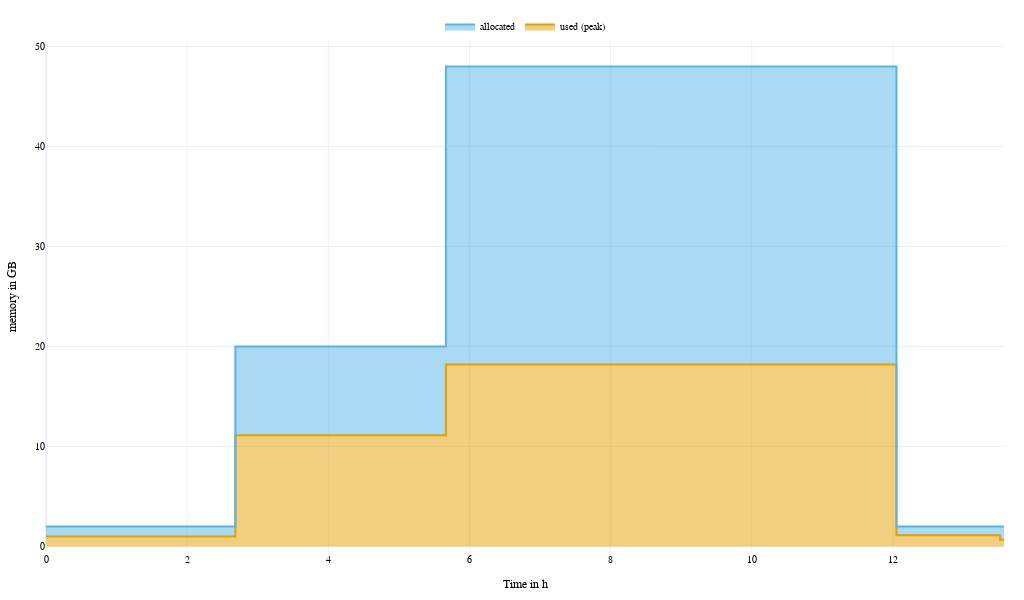

The notebook cell saved with this chart:
### Code cell
figure_aoc_memory_v4 = go.Figure()

figure_aoc_memory_v4.add_trace(
    go.Scatter(
        x=pd.concat([pd.Series([0]), df_memory_v04["time"].dt.total_seconds() / 60 / 60]),
        y=pd.concat([pd.Series([df_memory_v04["used"][0]]), df_memory_v04["used"]]),
        fill="tozeroy",
        line_color=CUD_COLORS[0],
        #fillcolor=CUD_COLORS[0],
        line_shape="vh",
        mode="lines",
        name="used (peak)",
    )
)

figure_aoc_memory_v4.add_trace(
    go.Scatter(
        x=pd.concat([pd.Series([0]), df_memory_v04["time"].dt.total_seconds() / 60 / 60]),
        y=pd.concat([pd.Series([df_memory_v04["allocated"][0]]), df_memory_v04["allocated"]]),
        fill="tonexty",
        line_color=CUD_COLORS[1],
        #fillcolor=CUD_COLORS[1],
        line_shape="vh",
        mode="lines",
        name="allocated",
    )
)

figure_aoc_memory_v4.update_layout(
    dict(
        width=570,
        height=320,
        margin=dict(l=20, r=20, t=20, b=20),
        template="plotly_white+cud",
        showlegend=True,
        legend=dict(orientation="h", yanchor="bottom", y=1, xanchor="center", x=0.5),
        xaxis_title="Time in h",
        yaxis_title="memory in GB",
        font=dict(family="Arial", color="#000000", size=10),
    )
)

figure_aoc_memory_v4.write_image("pipeline_benchmark_memory_v4_aoc.pdf")

figure_aoc_memory_v4.update_layout(
    dict(
        width=1024,
        height=600,
        font=dict(family="Arial", color="#000000"),
    )
)
figure_aoc_memory_v4.show()

### Figure 1 — Plotly figure (JSON) as saved in the notebook; plotly's stock layout.template omitted (floating-point values rounded to 4 significant figures)
{"data": [{"fill": "tozeroy", "line": {"color": "#e69f00", "shape": "vh"}, "mode": "lines", "name": "used (peak)", "type": "scatter", "x": [0, 2.683, 5.667, 12.05, 13.52, 13.57], "y": [0.988, 0.988, 11.12, 18.19, 1.11, 0.67]}, {"fill": "tonexty", "line": {"color": "#56b4e9", "shape": "vh"}, "mode": "lines", "name": "allocated", "type": "scatter", "x": [0, 2.683, 5.667, 12.05, 13.52, 13.57], "y": [2, 2, 20, 48, 2, 2]}], "layout": {"font": {"color": "#000000", "family": "Arial", "size": 10}, "height": 600, "legend": {"orientation": "h", "x": 0.5, "xanchor": "center", "y": 1, "yanchor": "bottom"}, "margin": {"b": 20, "l": 20, "r": 20, "t": 20}, "showlegend": true, "width": 1024, "xaxis": {"title": {"text": "Time in h"}}, "yaxis": {"title": {"text": "memory in GB"}}}}
